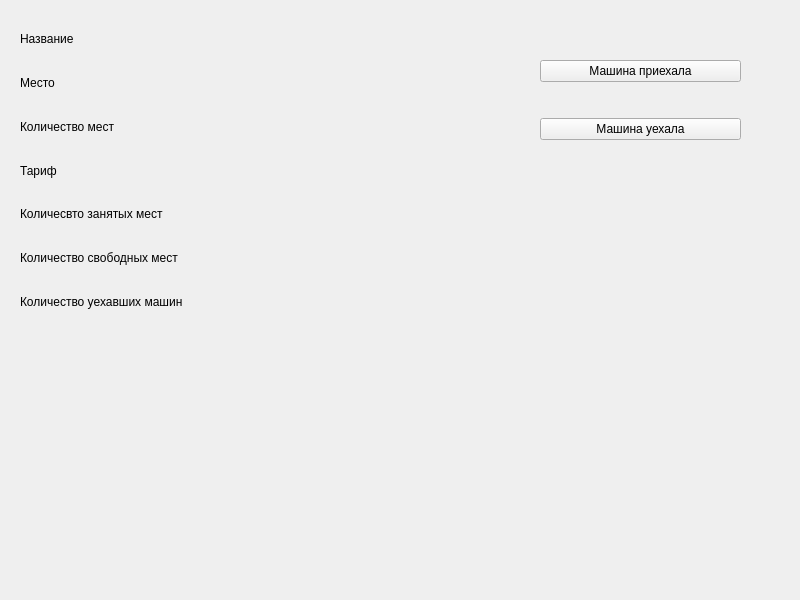
<?xml version="1.0" encoding="UTF-8"?>
<ui version="4.0">
 <class>Parking</class>
 <widget class="QWidget" name="Parking">
  <property name="geometry">
   <rect>
    <x>0</x>
    <y>0</y>
    <width>800</width>
    <height>600</height>
   </rect>
  </property>
  <property name="windowTitle">
   <string>Парковка</string>
  </property>
  <property name="accessibleName">
   <string>Парковка</string>
  </property>
  <widget class="QWidget" name="verticalLayoutWidget">
   <property name="geometry">
    <rect>
     <x>20</x>
     <y>20</y>
     <width>451</width>
     <height>301</height>
    </rect>
   </property>
   <layout class="QVBoxLayout" name="verticalLayout">
    <item>
     <layout class="QHBoxLayout" name="horizontalLayout">
      <item>
       <widget class="QLabel" name="label_2">
        <property name="text">
         <string>Название</string>
        </property>
       </widget>
      </item>
      <item>
       <widget class="QLabel" name="name">
        <property name="text">
         <string/>
        </property>
       </widget>
      </item>
     </layout>
    </item>
    <item>
     <layout class="QHBoxLayout" name="horizontalLayout_3">
      <item>
       <widget class="QLabel" name="label_3">
        <property name="text">
         <string>Место</string>
        </property>
       </widget>
      </item>
      <item>
       <widget class="QLabel" name="place">
        <property name="text">
         <string/>
        </property>
       </widget>
      </item>
     </layout>
    </item>
    <item>
     <layout class="QHBoxLayout" name="horizontalLayout_4">
      <item>
       <widget class="QLabel" name="label_5">
        <property name="text">
         <string>Количество мест</string>
        </property>
       </widget>
      </item>
      <item>
       <widget class="QLabel" name="space_count">
        <property name="text">
         <string/>
        </property>
       </widget>
      </item>
     </layout>
    </item>
    <item>
     <layout class="QHBoxLayout" name="horizontalLayout_5">
      <item>
       <widget class="QLabel" name="label_7">
        <property name="text">
         <string>Тариф</string>
        </property>
       </widget>
      </item>
      <item>
       <widget class="QLabel" name="tarif">
        <property name="text">
         <string/>
        </property>
       </widget>
      </item>
     </layout>
    </item>
    <item>
     <layout class="QHBoxLayout" name="horizontalLayout_6">
      <item>
       <widget class="QLabel" name="label_9">
        <property name="text">
         <string>Количесвто занятых мест</string>
        </property>
       </widget>
      </item>
      <item>
       <widget class="QLabel" name="occuped_count">
        <property name="text">
         <string/>
        </property>
       </widget>
      </item>
     </layout>
    </item>
    <item>
     <layout class="QHBoxLayout" name="horizontalLayout_8">
      <item>
       <widget class="QLabel" name="label">
        <property name="text">
         <string>Количество свободных мест</string>
        </property>
       </widget>
      </item>
      <item>
       <widget class="QLabel" name="free_spaces_count">
        <property name="text">
         <string/>
        </property>
       </widget>
      </item>
     </layout>
    </item>
    <item>
     <layout class="QHBoxLayout" name="horizontalLayout_7">
      <item>
       <widget class="QLabel" name="label_11">
        <property name="text">
         <string>Количество уехавших машин</string>
        </property>
       </widget>
      </item>
      <item>
       <widget class="QLabel" name="exit_count">
        <property name="text">
         <string/>
        </property>
       </widget>
      </item>
     </layout>
    </item>
   </layout>
  </widget>
  <widget class="QWidget" name="verticalLayoutWidget_2">
   <property name="geometry">
    <rect>
     <x>540</x>
     <y>30</y>
     <width>201</width>
     <height>141</height>
    </rect>
   </property>
   <layout class="QVBoxLayout" name="verticalLayout_2">
    <item>
     <widget class="QPushButton" name="btn_set">
      <property name="text">
       <string>Машина приехала</string>
      </property>
     </widget>
    </item>
    <item>
     <widget class="QPushButton" name="btn_remove">
      <property name="text">
       <string>Машина уехала</string>
      </property>
     </widget>
    </item>
   </layout>
  </widget>
 </widget>
 <resources/>
 <connections/>
</ui>
